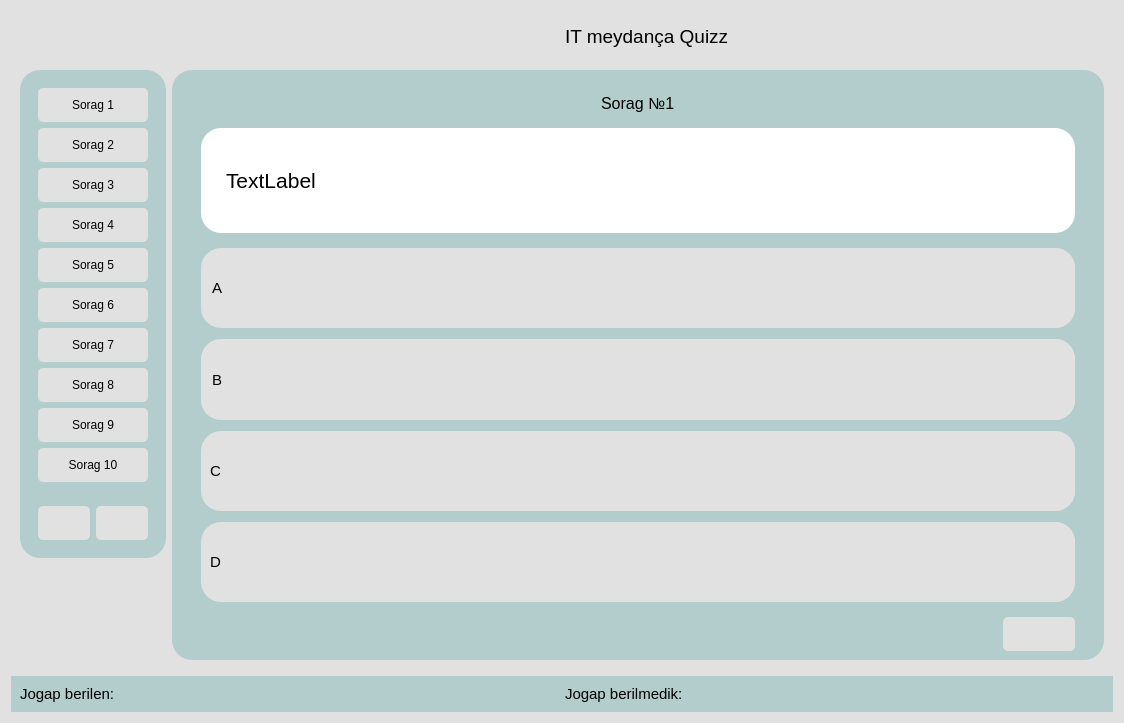
<?xml version="1.0" encoding="UTF-8"?>
<ui version="4.0">
 <class>MainWindow</class>
 <widget class="QMainWindow" name="MainWindow">
  <property name="geometry">
   <rect>
    <x>0</x>
    <y>0</y>
    <width>1124</width>
    <height>723</height>
   </rect>
  </property>
  <property name="windowTitle">
   <string>MainWindow</string>
  </property>
  <property name="styleSheet">
   <string notr="true">background-color: #e1e1e1;</string>
  </property>
  <property name="windowFilePath">
   <string/>
  </property>
  <widget class="QWidget" name="centralwidget">
   <property name="styleSheet">
    <string notr="true">*{
	border: none;
	background-color: transparent;
}
#centralwidget{
	background-color: #e1e1e1;
}
#side_menu{
	background-color: #b3cdcd;
	border-radius: 20px;
}
QPushButton{
	padding: 10px;
	background-color: #e1e1e1;
	border-radius: 5px;
	border: none;
}
#main_body{
	background-color: #b3cdcd;
	border-radius: 20px;
}</string>
   </property>
   <layout class="QVBoxLayout" name="central_layout">
    <property name="spacing">
     <number>7</number>
    </property>
    <property name="leftMargin">
     <number>11</number>
    </property>
    <property name="topMargin">
     <number>11</number>
    </property>
    <property name="rightMargin">
     <number>11</number>
    </property>
    <property name="bottomMargin">
     <number>11</number>
    </property>
    <item>
     <widget class="QFrame" name="body">
      <property name="frameShape">
       <enum>QFrame::StyledPanel</enum>
      </property>
      <property name="frameShadow">
       <enum>QFrame::Raised</enum>
      </property>
      <layout class="QVBoxLayout" name="contain_body_layout">
       <property name="spacing">
        <number>0</number>
       </property>
       <property name="leftMargin">
        <number>0</number>
       </property>
       <property name="topMargin">
        <number>0</number>
       </property>
       <property name="rightMargin">
        <number>0</number>
       </property>
       <property name="bottomMargin">
        <number>0</number>
       </property>
       <item>
        <widget class="QFrame" name="brand_label_frame">
         <property name="sizePolicy">
          <sizepolicy hsizetype="Expanding" vsizetype="Preferred">
           <horstretch>0</horstretch>
           <verstretch>0</verstretch>
          </sizepolicy>
         </property>
         <property name="frameShape">
          <enum>QFrame::StyledPanel</enum>
         </property>
         <property name="frameShadow">
          <enum>QFrame::Raised</enum>
         </property>
         <layout class="QVBoxLayout" name="brand_name_layout">
          <property name="spacing">
           <number>0</number>
          </property>
          <property name="leftMargin">
           <number>0</number>
          </property>
          <property name="topMargin">
           <number>0</number>
          </property>
          <property name="rightMargin">
           <number>0</number>
          </property>
          <property name="bottomMargin">
           <number>0</number>
          </property>
          <item>
           <widget class="QFrame" name="header">
            <property name="minimumSize">
             <size>
              <width>0</width>
              <height>50</height>
             </size>
            </property>
            <property name="frameShape">
             <enum>QFrame::StyledPanel</enum>
            </property>
            <property name="frameShadow">
             <enum>QFrame::Raised</enum>
            </property>
            <layout class="QHBoxLayout" name="header_layout">
             <property name="leftMargin">
              <number>0</number>
             </property>
             <property name="topMargin">
              <number>0</number>
             </property>
             <property name="rightMargin">
              <number>0</number>
             </property>
             <property name="bottomMargin">
              <number>0</number>
             </property>
             <item alignment="Qt::AlignLeft">
              <widget class="QFrame" name="toggle_frame">
               <property name="frameShape">
                <enum>QFrame::StyledPanel</enum>
               </property>
               <property name="frameShadow">
                <enum>QFrame::Raised</enum>
               </property>
               <layout class="QVBoxLayout" name="toggle_layout">
                <property name="spacing">
                 <number>0</number>
                </property>
                <property name="leftMargin">
                 <number>40</number>
                </property>
                <property name="topMargin">
                 <number>0</number>
                </property>
                <property name="rightMargin">
                 <number>0</number>
                </property>
                <property name="bottomMargin">
                 <number>0</number>
                </property>
                <item alignment="Qt::AlignLeft">
                 <widget class="QPushButton" name="toggle_btn">
                  <property name="text">
                   <string/>
                  </property>
                  <property name="icon">
                   <iconset resource="../icons.qrc">
                    <normaloff>:/icons/bootstrap-icons/list.svg</normaloff>:/icons/bootstrap-icons/list.svg</iconset>
                  </property>
                 </widget>
                </item>
               </layout>
              </widget>
             </item>
             <item>
              <widget class="QLabel" name="label">
               <property name="font">
                <font>
                 <pointsize>14</pointsize>
                </font>
               </property>
               <property name="text">
                <string>IT meydança Quizz</string>
               </property>
              </widget>
             </item>
            </layout>
           </widget>
          </item>
         </layout>
        </widget>
       </item>
       <item>
        <widget class="QFrame" name="container">
         <property name="sizePolicy">
          <sizepolicy hsizetype="Preferred" vsizetype="Expanding">
           <horstretch>0</horstretch>
           <verstretch>0</verstretch>
          </sizepolicy>
         </property>
         <property name="frameShape">
          <enum>QFrame::StyledPanel</enum>
         </property>
         <property name="frameShadow">
          <enum>QFrame::Raised</enum>
         </property>
         <layout class="QHBoxLayout" name="container_layout">
          <item alignment="Qt::AlignTop">
           <widget class="QWidget" name="side_menu" native="true">
            <property name="sizePolicy">
             <sizepolicy hsizetype="Preferred" vsizetype="Preferred">
              <horstretch>0</horstretch>
              <verstretch>0</verstretch>
             </sizepolicy>
            </property>
            <property name="minimumSize">
             <size>
              <width>0</width>
              <height>0</height>
             </size>
            </property>
            <property name="maximumSize">
             <size>
              <width>161</width>
              <height>576</height>
             </size>
            </property>
            <layout class="QVBoxLayout" name="side_layout">
             <item>
              <widget class="QFrame" name="question_btn_block">
               <property name="frameShape">
                <enum>QFrame::StyledPanel</enum>
               </property>
               <property name="frameShadow">
                <enum>QFrame::Raised</enum>
               </property>
               <layout class="QVBoxLayout" name="question_btn_layout">
                <item>
                 <widget class="QPushButton" name="btn1">
                  <property name="text">
                   <string>Sorag 1</string>
                  </property>
                  <property name="icon">
                   <iconset resource="../icons.qrc">
                    <normaloff>:/icons/bootstrap-icons/question-lg.svg</normaloff>:/icons/bootstrap-icons/question-lg.svg</iconset>
                  </property>
                 </widget>
                </item>
                <item>
                 <widget class="QPushButton" name="btn2">
                  <property name="text">
                   <string>Sorag 2</string>
                  </property>
                  <property name="icon">
                   <iconset resource="../icons.qrc">
                    <normaloff>:/icons/bootstrap-icons/question-lg.svg</normaloff>:/icons/bootstrap-icons/question-lg.svg</iconset>
                  </property>
                 </widget>
                </item>
                <item>
                 <widget class="QPushButton" name="btn3">
                  <property name="text">
                   <string>Sorag 3</string>
                  </property>
                  <property name="icon">
                   <iconset resource="../icons.qrc">
                    <normaloff>:/icons/bootstrap-icons/question-lg.svg</normaloff>:/icons/bootstrap-icons/question-lg.svg</iconset>
                  </property>
                 </widget>
                </item>
                <item>
                 <widget class="QPushButton" name="btn4">
                  <property name="text">
                   <string>Sorag 4</string>
                  </property>
                  <property name="icon">
                   <iconset resource="../icons.qrc">
                    <normaloff>:/icons/bootstrap-icons/question-lg.svg</normaloff>:/icons/bootstrap-icons/question-lg.svg</iconset>
                  </property>
                 </widget>
                </item>
                <item>
                 <widget class="QPushButton" name="btn5">
                  <property name="text">
                   <string>Sorag 5</string>
                  </property>
                  <property name="icon">
                   <iconset resource="../icons.qrc">
                    <normaloff>:/icons/bootstrap-icons/question-lg.svg</normaloff>:/icons/bootstrap-icons/question-lg.svg</iconset>
                  </property>
                 </widget>
                </item>
                <item>
                 <widget class="QPushButton" name="btn6">
                  <property name="text">
                   <string>Sorag 6</string>
                  </property>
                  <property name="icon">
                   <iconset resource="../icons.qrc">
                    <normaloff>:/icons/bootstrap-icons/question-lg.svg</normaloff>:/icons/bootstrap-icons/question-lg.svg</iconset>
                  </property>
                 </widget>
                </item>
                <item>
                 <widget class="QPushButton" name="btn7">
                  <property name="text">
                   <string>Sorag 7</string>
                  </property>
                  <property name="icon">
                   <iconset resource="../icons.qrc">
                    <normaloff>:/icons/bootstrap-icons/question-lg.svg</normaloff>:/icons/bootstrap-icons/question-lg.svg</iconset>
                  </property>
                 </widget>
                </item>
                <item>
                 <widget class="QPushButton" name="btn8">
                  <property name="text">
                   <string>Sorag 8</string>
                  </property>
                  <property name="icon">
                   <iconset resource="../icons.qrc">
                    <normaloff>:/icons/bootstrap-icons/question-lg.svg</normaloff>:/icons/bootstrap-icons/question-lg.svg</iconset>
                  </property>
                 </widget>
                </item>
                <item>
                 <widget class="QPushButton" name="btn9">
                  <property name="text">
                   <string>Sorag 9</string>
                  </property>
                  <property name="icon">
                   <iconset resource="../icons.qrc">
                    <normaloff>:/icons/bootstrap-icons/question-lg.svg</normaloff>:/icons/bootstrap-icons/question-lg.svg</iconset>
                  </property>
                 </widget>
                </item>
                <item>
                 <widget class="QPushButton" name="btn10">
                  <property name="text">
                   <string>Sorag 10</string>
                  </property>
                  <property name="icon">
                   <iconset resource="../icons.qrc">
                    <normaloff>:/icons/bootstrap-icons/question-lg.svg</normaloff>:/icons/bootstrap-icons/question-lg.svg</iconset>
                  </property>
                 </widget>
                </item>
               </layout>
              </widget>
             </item>
             <item alignment="Qt::AlignBottom">
              <widget class="QFrame" name="pagination_block">
               <property name="frameShape">
                <enum>QFrame::StyledPanel</enum>
               </property>
               <property name="frameShadow">
                <enum>QFrame::Raised</enum>
               </property>
               <layout class="QHBoxLayout" name="pagination_layout">
                <item>
                 <widget class="QPushButton" name="prev_btn">
                  <property name="text">
                   <string/>
                  </property>
                  <property name="icon">
                   <iconset resource="../icons.qrc">
                    <normaloff>:/icons/bootstrap-icons/chevron-left.svg</normaloff>:/icons/bootstrap-icons/chevron-left.svg</iconset>
                  </property>
                 </widget>
                </item>
                <item>
                 <widget class="QPushButton" name="next_btn">
                  <property name="text">
                   <string/>
                  </property>
                  <property name="icon">
                   <iconset resource="../icons.qrc">
                    <normaloff>:/icons/bootstrap-icons/chevron-right.svg</normaloff>:/icons/bootstrap-icons/chevron-right.svg</iconset>
                  </property>
                 </widget>
                </item>
               </layout>
              </widget>
             </item>
            </layout>
           </widget>
          </item>
          <item>
           <widget class="QFrame" name="main_body">
            <property name="sizePolicy">
             <sizepolicy hsizetype="Expanding" vsizetype="Preferred">
              <horstretch>0</horstretch>
              <verstretch>0</verstretch>
             </sizepolicy>
            </property>
            <property name="styleSheet">
             <string notr="true">padding-left: 20px;
padding-right: 20px;</string>
            </property>
            <property name="frameShape">
             <enum>QFrame::StyledPanel</enum>
            </property>
            <property name="frameShadow">
             <enum>QFrame::Raised</enum>
            </property>
            <layout class="QVBoxLayout" name="body_layout">
             <item>
              <widget class="QFrame" name="question_frame">
               <property name="styleSheet">
                <string notr="true">padding: 0;</string>
               </property>
               <property name="frameShape">
                <enum>QFrame::StyledPanel</enum>
               </property>
               <property name="frameShadow">
                <enum>QFrame::Raised</enum>
               </property>
               <layout class="QVBoxLayout" name="question_layout">
                <property name="spacing">
                 <number>0</number>
                </property>
                <property name="leftMargin">
                 <number>0</number>
                </property>
                <property name="topMargin">
                 <number>0</number>
                </property>
                <property name="rightMargin">
                 <number>0</number>
                </property>
                <property name="bottomMargin">
                 <number>0</number>
                </property>
                <item alignment="Qt::AlignHCenter|Qt::AlignTop">
                 <widget class="QLabel" name="question_id">
                  <property name="font">
                   <font>
                    <pointsize>12</pointsize>
                   </font>
                  </property>
                  <property name="styleSheet">
                   <string notr="true">margin: 15px;</string>
                  </property>
                  <property name="text">
                   <string>Sorag №1</string>
                  </property>
                 </widget>
                </item>
                <item alignment="Qt::AlignTop">
                 <widget class="QLabel" name="question">
                  <property name="font">
                   <font>
                    <pointsize>16</pointsize>
                   </font>
                  </property>
                  <property name="styleSheet">
                   <string notr="true">padding: 20px;
padding-bottom: 40px;
padding-top: 40px;
background-color: white;
border-radius: 20px;</string>
                  </property>
                  <property name="text">
                   <string>TextLabel</string>
                  </property>
                 </widget>
                </item>
               </layout>
              </widget>
             </item>
             <item>
              <widget class="QFrame" name="answers_frame">
               <property name="sizePolicy">
                <sizepolicy hsizetype="Preferred" vsizetype="Expanding">
                 <horstretch>0</horstretch>
                 <verstretch>0</verstretch>
                </sizepolicy>
               </property>
               <property name="styleSheet">
                <string notr="true">padding: 0;</string>
               </property>
               <property name="frameShape">
                <enum>QFrame::StyledPanel</enum>
               </property>
               <property name="frameShadow">
                <enum>QFrame::Raised</enum>
               </property>
               <layout class="QVBoxLayout" name="answers_layout">
                <property name="spacing">
                 <number>11</number>
                </property>
                <property name="leftMargin">
                 <number>0</number>
                </property>
                <property name="rightMargin">
                 <number>0</number>
                </property>
                <item>
                 <widget class="QFrame" name="frame_a">
                  <property name="styleSheet">
                   <string notr="true">background-color: #e1e1e1;
border-radius: 20px;
border: none;</string>
                  </property>
                  <property name="frameShape">
                   <enum>QFrame::StyledPanel</enum>
                  </property>
                  <property name="frameShadow">
                   <enum>QFrame::Raised</enum>
                  </property>
                  <layout class="QVBoxLayout" name="layout_a">
                   <property name="spacing">
                    <number>0</number>
                   </property>
                   <property name="leftMargin">
                    <number>11</number>
                   </property>
                   <property name="topMargin">
                    <number>0</number>
                   </property>
                   <property name="rightMargin">
                    <number>0</number>
                   </property>
                   <property name="bottomMargin">
                    <number>0</number>
                   </property>
                   <item>
                    <widget class="QLabel" name="btn_a">
                     <property name="font">
                      <font>
                       <pointsize>11</pointsize>
                      </font>
                     </property>
                     <property name="text">
                      <string>A</string>
                     </property>
                    </widget>
                   </item>
                  </layout>
                 </widget>
                </item>
                <item>
                 <widget class="QFrame" name="frame_b">
                  <property name="styleSheet">
                   <string notr="true">background-color: #e1e1e1;
border-radius: 20px;
border: none;</string>
                  </property>
                  <property name="frameShape">
                   <enum>QFrame::StyledPanel</enum>
                  </property>
                  <property name="frameShadow">
                   <enum>QFrame::Raised</enum>
                  </property>
                  <layout class="QHBoxLayout" name="horizontalLayout">
                   <property name="spacing">
                    <number>0</number>
                   </property>
                   <property name="leftMargin">
                    <number>11</number>
                   </property>
                   <property name="topMargin">
                    <number>0</number>
                   </property>
                   <property name="rightMargin">
                    <number>0</number>
                   </property>
                   <property name="bottomMargin">
                    <number>0</number>
                   </property>
                   <item>
                    <widget class="QLabel" name="btn_b">
                     <property name="font">
                      <font>
                       <pointsize>11</pointsize>
                      </font>
                     </property>
                     <property name="text">
                      <string>B</string>
                     </property>
                    </widget>
                   </item>
                  </layout>
                 </widget>
                </item>
                <item>
                 <widget class="QFrame" name="frame_c">
                  <property name="styleSheet">
                   <string notr="true">background-color: #e1e1e1;
border-radius: 20px;
border: none;</string>
                  </property>
                  <property name="frameShape">
                   <enum>QFrame::StyledPanel</enum>
                  </property>
                  <property name="frameShadow">
                   <enum>QFrame::Raised</enum>
                  </property>
                  <layout class="QVBoxLayout" name="layout">
                   <property name="spacing">
                    <number>0</number>
                   </property>
                   <property name="topMargin">
                    <number>0</number>
                   </property>
                   <property name="rightMargin">
                    <number>0</number>
                   </property>
                   <property name="bottomMargin">
                    <number>0</number>
                   </property>
                   <item>
                    <widget class="QLabel" name="btn_c">
                     <property name="font">
                      <font>
                       <pointsize>11</pointsize>
                      </font>
                     </property>
                     <property name="text">
                      <string>C</string>
                     </property>
                    </widget>
                   </item>
                  </layout>
                 </widget>
                </item>
                <item>
                 <widget class="QFrame" name="frame_d">
                  <property name="styleSheet">
                   <string notr="true">background-color: #e1e1e1;
border-radius: 20px;
border: none;</string>
                  </property>
                  <property name="frameShape">
                   <enum>QFrame::StyledPanel</enum>
                  </property>
                  <property name="frameShadow">
                   <enum>QFrame::Raised</enum>
                  </property>
                  <layout class="QVBoxLayout" name="layout_d">
                   <property name="spacing">
                    <number>0</number>
                   </property>
                   <property name="topMargin">
                    <number>0</number>
                   </property>
                   <property name="rightMargin">
                    <number>0</number>
                   </property>
                   <property name="bottomMargin">
                    <number>0</number>
                   </property>
                   <item>
                    <widget class="QLabel" name="btn_d">
                     <property name="font">
                      <font>
                       <pointsize>11</pointsize>
                      </font>
                     </property>
                     <property name="text">
                      <string>D</string>
                     </property>
                    </widget>
                   </item>
                  </layout>
                 </widget>
                </item>
               </layout>
              </widget>
             </item>
             <item alignment="Qt::AlignRight|Qt::AlignBottom">
              <widget class="QPushButton" name="next_question">
               <property name="text">
                <string/>
               </property>
               <property name="icon">
                <iconset resource="../icons.qrc">
                 <normaloff>:/icons/bootstrap-icons/arrow-right.svg</normaloff>:/icons/bootstrap-icons/arrow-right.svg</iconset>
               </property>
               <property name="shortcut">
                <string>Return</string>
               </property>
              </widget>
             </item>
            </layout>
           </widget>
          </item>
         </layout>
        </widget>
       </item>
      </layout>
     </widget>
    </item>
    <item>
     <widget class="QFrame" name="status_bar">
      <property name="styleSheet">
       <string notr="true">background-color: #b3cdcd;
border-radius: 20px;</string>
      </property>
      <property name="frameShape">
       <enum>QFrame::StyledPanel</enum>
      </property>
      <property name="frameShadow">
       <enum>QFrame::Raised</enum>
      </property>
      <layout class="QHBoxLayout" name="statusbar_layout">
       <item>
        <widget class="QLabel" name="answered">
         <property name="font">
          <font>
           <pointsize>11</pointsize>
          </font>
         </property>
         <property name="text">
          <string>Jogap berilen:</string>
         </property>
        </widget>
       </item>
       <item>
        <widget class="QLabel" name="unanswered">
         <property name="font">
          <font>
           <pointsize>11</pointsize>
          </font>
         </property>
         <property name="text">
          <string>Jogap berilmedik:</string>
         </property>
        </widget>
       </item>
      </layout>
     </widget>
    </item>
   </layout>
  </widget>
 </widget>
 <resources>
  <include location="../icons.qrc"/>
 </resources>
 <connections/>
</ui>
